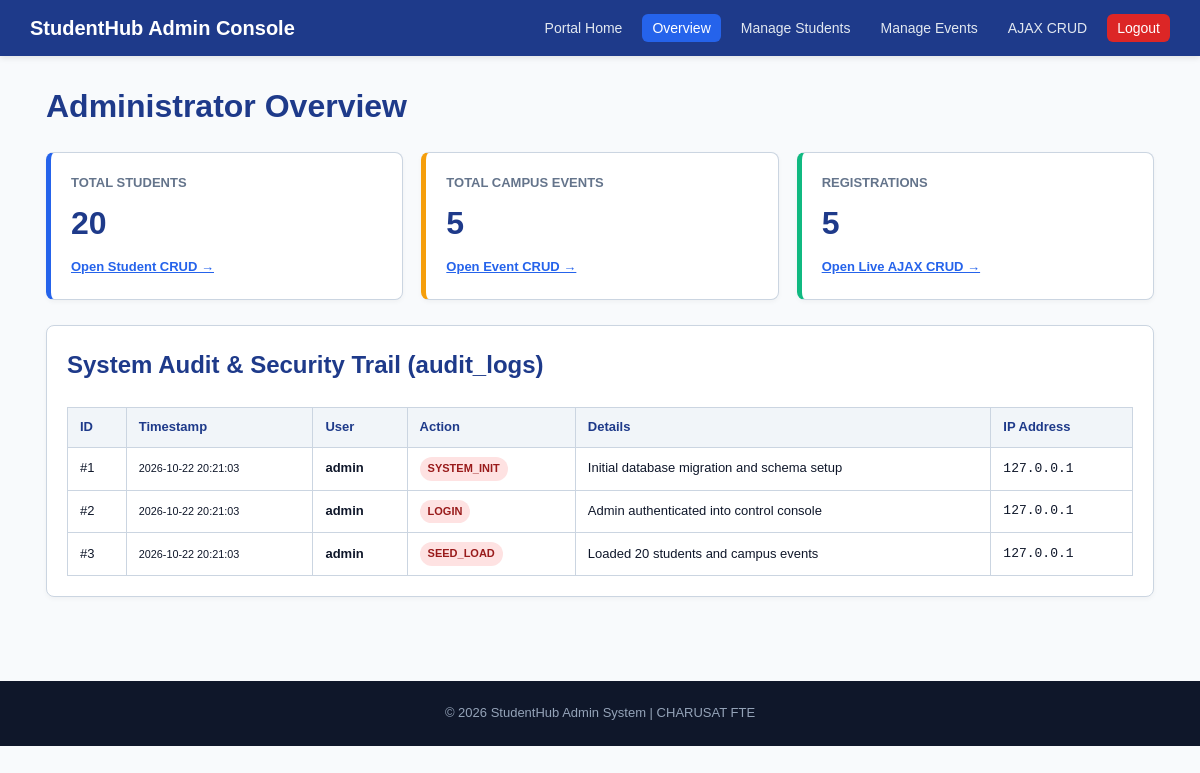
The page /admin_dashboard.php on the database its author committed.
### tables this page shows
CREATE TABLE `audit_logs` (
  `id` INT(11) NOT NULL AUTO_INCREMENT,
  `user_id` INT(11) DEFAULT NULL,
  `username` VARCHAR(50) NOT NULL,
  `action` VARCHAR(50) NOT NULL,
  `details` TEXT,
  `ip_address` VARCHAR(45) DEFAULT '127.0.0.1',
  `created_at` TIMESTAMP DEFAULT CURRENT_TIMESTAMP,
  PRIMARY KEY (`id`)
);

### admin_dashboard.php (the view, shortened to what this page needs)
<?php
require_once 'db.php';
$studentsCount = mysqli_fetch_assoc(mysqli_query($conn, "SELECT COUNT(*) AS c FROM students"))['c'] ?? 0;
$eventsCount   = mysqli_fetch_assoc(mysqli_query($conn, "SELECT COUNT(*) AS c FROM events"))['c'] ?? 0;
$regCount      = mysqli_fetch_assoc(mysqli_query($conn, "SELECT COUNT(*) AS c FROM registrations"))['c'] ?? 0;
$auditLogs = mysqli_query($conn, "SELECT * FROM audit_logs ORDER BY created_at DESC LIMIT 8");
?>
<!DOCTYPE html>
<html lang="en">
<head>
    <link rel="stylesheet" href="style.css">
</head>
<body>
<header>
    <div class="nav-wrap">
        <a href="index.php" class="brand">StudentHub Admin Console</a>
        <ul class="nav-links">
            <li><a href="index.php">Portal Home</a></li>
            <li><a href="admin_dashboard.php" class="active">Overview</a></li>
            <li><a href="student_crud.php">Manage Students</a></li>
            <li><a href="event_crud.php">Manage Events</a></li>
            <li><a href="ajax_events.html">AJAX CRUD</a></li>
            <li><a href="logout.php" class="btn-nav-logout">Logout</a></li>
        </ul>
    </div>
</header>
<main class="container">
    <h1 style="color: #1e3a8a; margin-bottom: 20px;">Administrator Overview</h1>
    <div class="grid-3" style="margin-bottom: 25px;">
        <div class="card" style="border-left: 5px solid #2563eb;">
            <div style="font-size: 13px; color: #64748b; font-weight: bold;">TOTAL STUDENTS</div>
            <div style="font-size: 32px; font-weight: bold; color: #1e3a8a; margin: 4px 0;"><?php echo $studentsCount; ?></div>
            <a href="student_crud.php" style="font-size: 13px; color: #2563eb; font-weight: bold;">Open Student CRUD &rarr;</a>
        </div>
        <div class="card" style="border-left: 5px solid #f59e0b;">
            <div style="font-size: 13px; color: #64748b; font-weight: bold;">TOTAL CAMPUS EVENTS</div>
            <div style="font-size: 32px; font-weight: bold; color: #1e3a8a; margin: 4px 0;"><?php echo $eventsCount; ?></div>
            <a href="event_crud.php" style="font-size: 13px; color: #2563eb; font-weight: bold;">Open Event CRUD &rarr;</a>
        </div>
        <div class="card" style="border-left: 5px solid #10b981;">
            <div style="font-size: 13px; color: #64748b; font-weight: bold;">REGISTRATIONS</div>
            <div style="font-size: 32px; font-weight: bold; color: #1e3a8a; margin: 4px 0;"><?php echo $regCount; ?></div>
            <a href="ajax_events.html" style="font-size: 13px; color: #2563eb; font-weight: bold;">Open Live AJAX CRUD &rarr;</a>
        </div>
    </div>
    <div class="card">
        <h2>System Audit & Security Trail (audit_logs)</h2>
        <div style="overflow-x: auto;">
            <table>
                <thead>
                    <tr>
                        <th>ID</th>
                        <th>Timestamp</th>
                        <th>User</th>
                        <th>Action</th>
                        <th>Details</th>
                        <th>IP Address</th>
                    </tr>
                </thead>
                <tbody>
                    <?php if ($auditLogs && mysqli_num_rows($auditLogs) > 0): ?>
                        <?php while ($log = mysqli_fetch_assoc($auditLogs)): ?>
                            <tr>
                                <td>#<?php echo $log['id']; ?></td>
                                <td><small><?php echo htmlspecialchars($log['created_at']); ?></small></td>
                                <td><strong><?php echo htmlspecialchars($log['username']); ?></strong></td>
                                <td><span class="badge" style="background:#fee2e2; color:#991b1b;"><?php echo htmlspecialchars($log['action']); ?></span></td>
                                <td><?php echo htmlspecialchars($log['details']); ?></td>
                                <td><code><?php echo htmlspecialchars($log['ip_address']); ?></code></td>
                            </tr>
                        <?php endwhile; ?>
                    <?php else: ?>
                        <tr><td colspan="6" style="text-align:center;">No audit records.</td></tr>
                    <?php endif; ?>
                </tbody>
            </table>
        </div>
    </div>
</main>
<footer>
    <p>&copy; 2026 StudentHub Admin System | CHARUSAT FTE</p>
</footer>
</body>
</html>

### style.css (style rules this page uses)
:root { --primary: #1e3a8a; --primary-hover: #2563eb; --accent: #f59e0b; --bg-page: #f8fafc; --bg-card: #ffffff; --text-main: #0f172a; --text-muted: #64748b; --border-color: #cbd5e1; --radius: 6px; }
* { box-sizing: border-box; margin: 0; padding: 0; }
body { font-family: Arial, sans-serif; background: var(--bg-page); color: var(--text-main); line-height: 1.6; }
header { background: var(--primary); color: white; padding: 12px 20px; position: sticky; top: 0; z-index: 50; box-shadow: 0 2px 6px rgba(0,0,0,0.1); }
.nav-wrap { max-width: 1140px; margin: auto; display: flex; justify-content: space-between; align-items: center; flex-wrap: wrap; gap: 10px; }
.brand { font-size: 20px; font-weight: bold; color: white; text-decoration: none; }
.nav-links { display: flex; list-style: none; gap: 10px; align-items: center; }
.nav-links a { color: #e2e8f0; text-decoration: none; font-size: 14px; font-weight: 500; padding: 6px 10px; border-radius: var(--radius); }
.nav-links a:hover, .nav-links a.active { background: var(--primary-hover); color: white; }
.btn-nav-logout { background: #dc2626; color: white !important; font-weight: bold; }
.container { max-width: 1140px; margin: 25px auto; padding: 0 16px; min-height: 70vh; }
.grid-3 { display: grid; grid-template-columns: repeat(auto-fit, minmax(280px, 1fr)); gap: 18px; margin-bottom: 25px; }
.card { background: var(--bg-card); border: 1px solid var(--border-color); border-radius: 8px; padding: 20px; box-shadow: 0 2px 5px rgba(0,0,0,0.04); }
.card h2, .card h3 { color: var(--primary); margin-bottom: 8px; }
table { width: 100%; border-collapse: collapse; margin-top: 15px; }
table, th, td { border: 1px solid var(--border-color); }
th, td { padding: 9px 12px; font-size: 13px; text-align: left; }
th { background: #f1f5f9; color: var(--primary); }
.badge { display: inline-block; padding: 3px 8px; border-radius: 12px; font-size: 11px; font-weight: bold; }
footer { background: #0f172a; color: #94a3b8; text-align: center; padding: 22px 15px; font-size: 13px; margin-top: 40px; }

### rows shown on the page
audit_logs: id "1", created_at "2026-10-22 20:21:03", username "admin", action "SYSTEM_INIT", details "Initial database migration and schema setup", ip_address "127.0.0.1"
audit_logs: id "2", created_at "2026-10-22 20:21:03", username "admin", action "LOGIN", details "Admin authenticated into control console", ip_address "127.0.0.1"
audit_logs: id "3", created_at "2026-10-22 20:21:03", username "admin", action "SEED_LOAD", details "Loaded 20 students and campus events", ip_address "127.0.0.1"

### other values the page prints
$studentsCount "20"
$eventsCount "5"
$regCount "5"
